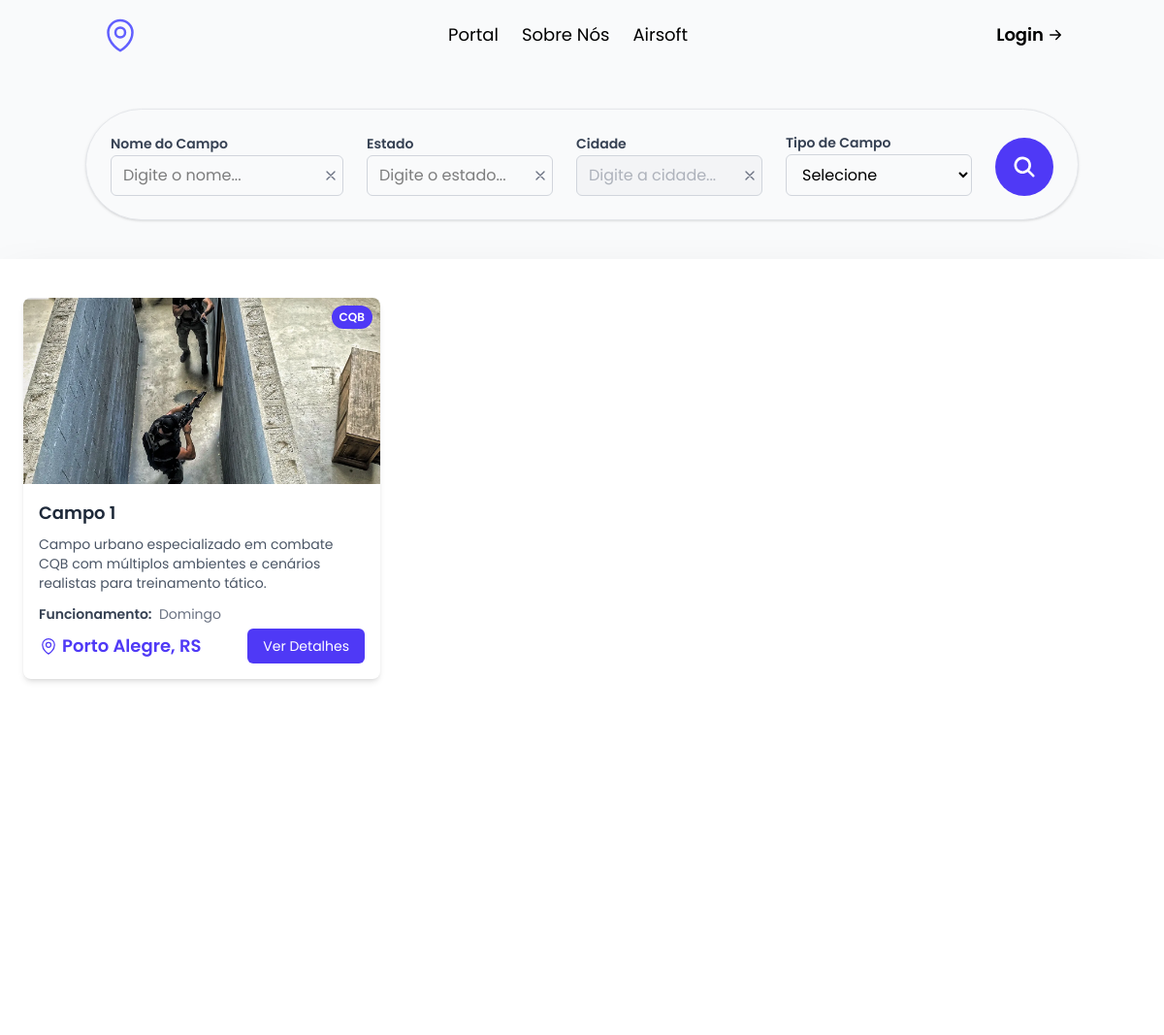
Before: / with the older database file.
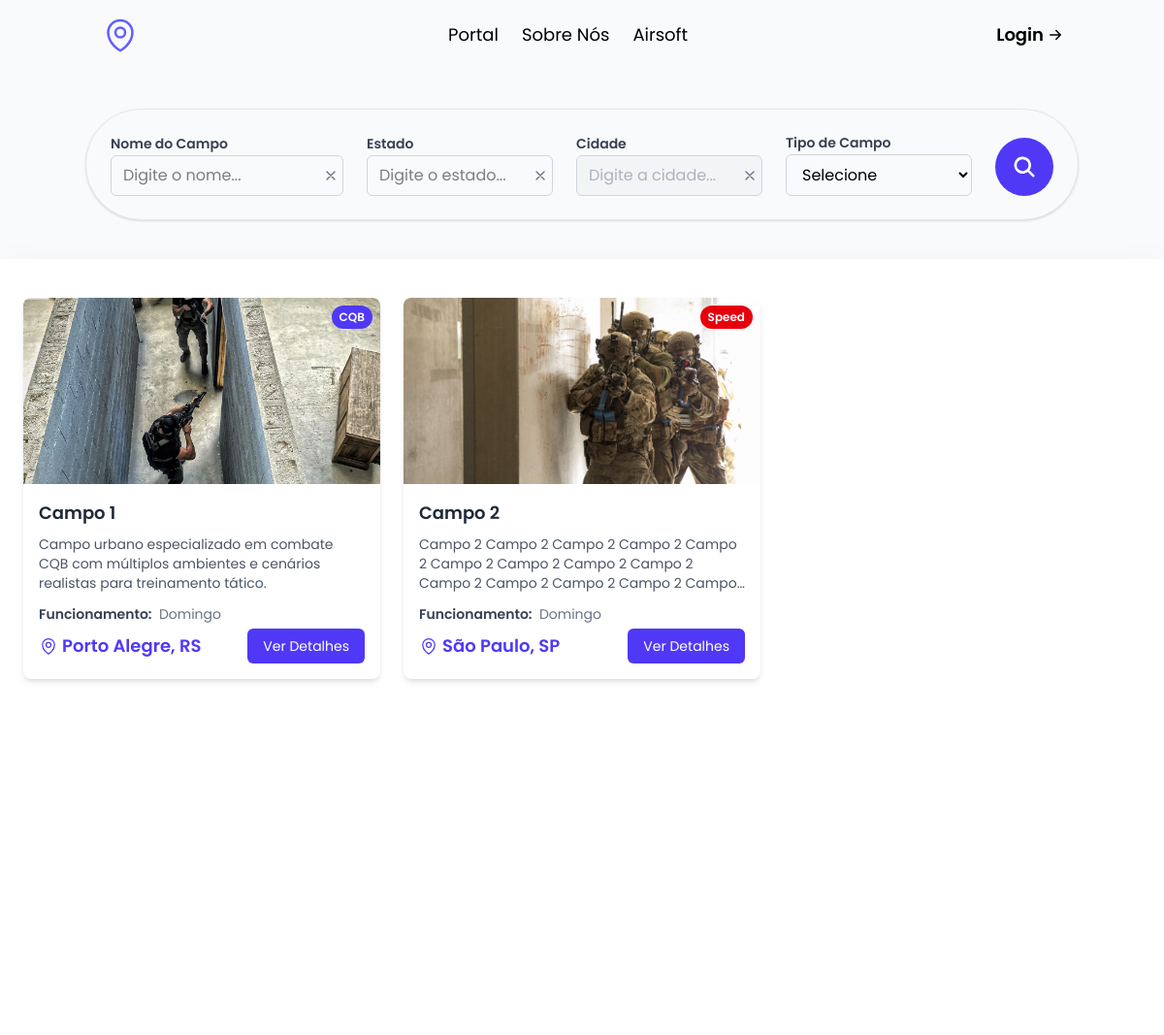
After: the same page with the newer database file.
### fields/models.py (models this page shows, shortened)
class Field(models.Model):
    FIELD_TYPE_CHOICES = [
        ('CQB', 'CQB'),
        ('MATA', 'Mata'),
        ('MISTO', 'Misto'),
        ('SPEED', 'Speed'),
    ]
    field_name = models.CharField(max_length=200, verbose_name="Nome do campo")
    field_type = models.CharField(max_length=10, choices=FIELD_TYPE_CHOICES, verbose_name="Tipo de Campo")
    address = models.TextField(verbose_name="Endereço")
    state = models.CharField(max_length=100, verbose_name="Estado")
    state_abbreviation = models.CharField(max_length=2, verbose_name="Abreviação do Estado")
    city = models.CharField(max_length=100, verbose_name="Cidade")
    phone = models.CharField(validators=[
        MinLengthValidator(15),
        MaxLengthValidator(15)],
        verbose_name="Telefone")
    description = models.TextField(validators=[MinLengthValidator(60)], verbose_name="Descrição")
    operating_hours = models.TextField(verbose_name="Horário de funcionamento")
    visible = models.BooleanField(default=True, verbose_name="Visível")
    organizer = models.ForeignKey(settings.AUTH_USER_MODEL, on_delete=models.CASCADE, verbose_name="Organizador")
    class Meta:
        verbose_name = "Campo"
        verbose_name_plural = "Campos"

class FieldPhoto(models.Model):
    field = models.ForeignKey(Field, on_delete=models.CASCADE, related_name='photos', verbose_name="Campo")
    photo = models.ImageField(upload_to='field_photos/', verbose_name="Foto")
    class Meta:
        verbose_name = "Foto do campo"
        verbose_name_plural = "Fotos dos campos"

### fields/views.py (the view)
# urls.py: path("", views.index, name="index"),
def index(request):
    filter_mapping = {
        'field-name': 'field_name__icontains',
        'field-state': 'state',
        'field-city': 'city',
        'field-type': 'field_type',
    }
    fields = Field.objects.all().filter(visible=True)
    for get_param, model_field in filter_mapping.items():
        query_value = request.GET.get(get_param)
        if query_value:
            filter_args = {model_field: query_value}
            fields = fields.filter(**filter_args)
    return render(request, "fields/index.html", {'fields': fields})

### fields/templates/fields/index.html (shortened to what this page needs)
{% extends "fields/base.html" %}
{% load static %}
{% block content %}
<form method="GET" action="{% url 'index' %}">
  <div class="m-4 md:m-10">
    <div
      class="w-full max-w-5xl mx-auto px-4 md:px-6 py-4 md:py-6 rounded-2xl md:rounded-full bg-gray-50 border border-gray-200 shadow-sm"
    >
      <div
        class="flex flex-col md:flex-row items-stretch md:items-end justify-center gap-4 md:gap-6"
      >
        <div class="flex flex-col w-full md:w-60">
          <label
            for="field-name"
            class="font-semibold text-sm text-gray-700 mb-0.5"
            >Nome do Campo</label
          >
          <div class="relative flex items-center">
            <input
              id="field-name"
              name="field-name"
              type="text"
              class="w-full px-3 py-2 border border-gray-300 rounded-md focus:outline-none focus:ring-2 focus:ring-indigo-500 focus:border-indigo-500"
              placeholder="Digite o nome..."
            />
            <button
              class="clear-filter absolute right-1 text-gray-500 rounded-full p-0.25 hover:cursor-pointer hover:text-gray-700 hover:bg-gray-100"
            >
              <svg
                xmlns="http://www.w3.org/2000/svg"
                fill="none"
                viewBox="0 0 24 24"
                stroke-width="2"
                stroke="currentColor"
                class="size-4"
              >
                <path
                  stroke-linecap="round"
                  stroke-linejoin="round"
                  d="M6 18 18 6M6 6l12 12"
                />
              </svg>
            </button>
          </div>
        </div>
        <div class="flex flex-col w-full md:w-48 relative">
          <label
            for="field-state"
            class="font-semibold text-sm text-gray-700 mb-0.5"
            >Estado</label
          >
          <div class="flex items-center">
            <input
              id="field-state"
              name="field-state"
              type="text"
              class="w-full px-3 py-2 pr-10 border border-gray-300 rounded-md focus:outline-none focus:ring-2 focus:ring-indigo-500 focus:border-indigo-500"
              placeholder="Digite o estado..."
              autocomplete="off"
            />
            <button
              type="button"
              class="clear-filter absolute right-1 text-gray-500 rounded-full p-0.25 hover:cursor-pointer hover:text-gray-700 hover:bg-gray-100"
            >
              <svg
                xmlns="http://www.w3.org/2000/svg"
                fill="none"
                viewBox="0 0 24 24"
                stroke-width="2"
                stroke="currentColor"
                class="size-4"
              >
                <path
                  stroke-linecap="round"
                  stroke-linejoin="round"
                  d="M6 18 18 6M6 6l12 12"
                />
              </svg>
            </button>
          </div>
        </div>
        <div class="flex flex-col w-full md:w-48 relative">
          <label
            for="field-city"
            class="font-semibold text-sm text-gray-700 mb-0.5"
            >Cidade</label
          >
          <div class="flex items-center">
            <input
              disabled
              id="field-city"
              name="field-city"
              type="text"
              class="w-full px-3 py-2 border border-gray-300 rounded-md disabled:bg-gray-100 disabled:text-gray-500 focus:outline-none focus:ring-2 focus:ring-indigo-500 focus:border-indigo-500"
              placeholder="Digite a cidade..."
              autocomplete="off"
            />
            <button
              type="button"
              class="clear-filter absolute right-1 text-gray-500 rounded-full p-0.25 hover:cursor-pointer hover:text-gray-700 hover:bg-gray-100"
            >
              <svg
                xmlns="http://www.w3.org/2000/svg"
                fill="none"
                viewBox="0 0 24 24"
                stroke-width="2"
                stroke="currentColor"
                class="size-4"
              >
                <path
                  stroke-linecap="round"
                  stroke-linejoin="round"
                  d="M6 18 18 6M6 6l12 12"
                />
              </svg>
            </button>
          </div>
        </div>
        <div class="flex flex-col w-full md:w-48">
          <label
            for="field-type"
            class="font-semibold text-sm text-gray-700 mb-0.5"
            >Tipo de Campo</label
          >
          <select
            id="field-type"
            name="field-type"
            class="w-full px-3 py-2 border border-gray-300 rounded-md focus:outline-none focus:ring-2 focus:ring-indigo-500 focus:border-indigo-500"
          >
            <option value="">Selecione</option>
          </select>
        </div>
        <div class="flex flex-col w-full md:w-auto">
          <button
            type="submit"
            class="w-full md:w-15 h-12 md:h-15 bg-indigo-600 text-white rounded-md md:rounded-full hover:bg-indigo-700 focus:outline-none hover:cursor-pointer transition-colors flex items-center justify-center"
          >
            <svg
              xmlns="http://www.w3.org/2000/svg"
              viewBox="0 0 16 16"
              fill="currentColor"
              class="size-5 md:size-7"
            >
              <path
                fill-rule="evenodd"
                d="M9.965 11.026a5 5 0 1 1 1.06-1.06l2.755 2.754a.75.75 0 1 1-1.06 1.06l-2.755-2.754ZM10.5 7a3.5 3.5 0 1 1-7 0 3.5 3.5 0 0 1 7 0Z"
                clip-rule="evenodd"
              />
            </svg>
          </button>
        </div>
      </div>
    </div>
  </div>
</form>
<div class="h-screen bg-white pt-10 shadow-2xl">
  <div
    class="grid grid-cols-1 md:grid-cols-2 lg:grid-cols-3 gap-6 max-w-7xl mx-auto pl-6 pr-6"
  >
    {% if fields %}
      {% for field in fields %}
        <div
          class="bg-white rounded-lg shadow-md hover:shadow-lg transition-shadow duration-300 overflow-hidden"
        >
          <div class="relative">
            <img
              src="{{ field.photos.first.photo.url }}"
              alt="Campo de Airsoft"
              class="w-full h-48 object-cover"
            />
            <div
              class="absolute top-2 right-2 bg-indigo-600 text-white px-2 py-1 rounded-full text-xs font-semibold
              {% if field.field_type == 'MISTO' %}
              bg-yellow-500
              {% elif field.field_type == 'MATA' %}
              bg-green-600
              {% elif field.field_type == 'CQB' %}
              bg-blue-600
              {% elif field.field_type == 'SPEED' %}
              bg-red-600
              {% endif %}"
            >
              {{ field.get_field_type_display }}
            </div>
          </div>
          <div class="p-4">
            <h3 class="font-semibold text-lg text-gray-800 mb-2">{{ field.field_name }}</h3>
            <p class="text-gray-600 text-sm mb-3 line-clamp-3">
              {{ field.description }}
            </p>
            <p class="text-gray-500 text-sm line-clamp-1">
                <span class="font-semibold text-gray-700 mr-1">
                  Funcionamento:
                </span>
                {{ field.operating_hours }}
            </p>
            <div class="flex items-center justify-between mt-1.25">
              <span class="flex flex-row items-center text-indigo-600 font-semibold text-lg">
              {{ field.city }}, {{ field.state_abbreviation }}</span>
              <button
                class="bg-indigo-600 hover:cursor-pointer hover:bg-indigo-700 text-white px-4 py-2 rounded-md text-sm transition-colors"
              >
                Ver Detalhes
              </button>
            </div>
          </div>
        </div>
      {% endfor %}
    {% else %}
      <p class="text-center col-span-3 text-gray-500">Nenhum campo encontrado.</p>
    {% endif %}
{% endblock %}

### fields/templates/fields/base.html (shortened to what this page needs)
{% load static %}
<!DOCTYPE html>
<html lang="pt-br">
  <head>
    <link rel="stylesheet" href="{% static 'css/output.css' %}" />
  </head>
  <body class="font-[Poppins] bg-gray-50">
    <header class="w-full mx-auto bg-transparent text-lg">
      <div class="container mx-auto flex items-center justify-between p-4">
        <div>
          <a href="{% url 'index' %}">
          </a>
        </div>
        <nav class="hidden md:flex space-x-6">
          <a
            href="{% url 'index' %}"
            class="relative after:content-[''] after:absolute after:bottom-0 after:left-0 after:w-full after:h-0.5 after:bg-indigo-400 after:scale-x-0 after:origin-left after:transition-transform after:duration-300 hover:after:scale-x-100"
            >Portal</a
          >
          <a
            href="{% url 'about' %}"
            class="relative after:content-[''] after:absolute after:bottom-0 after:left-0 after:w-full after:h-0.5 after:bg-indigo-400 after:scale-x-0 after:origin-left after:transition-transform after:duration-300 hover:after:scale-x-100"
            >Sobre Nós</a
          >
          <a
            href="{% url 'airsoft' %}"
            class="relative after:content-[''] after:absolute after:bottom-0 after:left-0 after:w-full after:h-0.5 after:bg-indigo-400 after:scale-x-0 after:origin-left after:transition-transform after:duration-300 hover:after:scale-x-100"
            >Airsoft</a
          >
        </nav>
        <div>
          <a
            href="{% url 'signIn' %}"
            class="relative font-semibold flex flex-row items-center gap-1 after:content-[''] after:absolute after:bottom-0 after:left-0 after:w-full after:h-0.5 after:bg-indigo-400 after:scale-x-0 after:origin-left after:transition-transform after:duration-300 hover:after:scale-x-100"
            >Login
            <svg
              xmlns="http://www.w3.org/2000/svg"
              viewBox="0 0 16 16"
              fill="currentColor"
              class="size-4"
            >
              <path
                fill-rule="evenodd"
                d="M2 8a.75.75 0 0 1 .75-.75h8.69L8.22 4.03a.75.75 0 0 1 1.06-1.06l4.5 4.5a.75.75 0 0 1 0 1.06l-4.5 4.5a.75.75 0 0 1-1.06-1.06l3.22-3.22H2.75A.75.75 0 0 1 2 8Z"
                clip-rule="evenodd"
              />
            </svg>
          </a>
        </div>
      </div>
    </header>
    <main class="w-full mx-auto">{% block content %} {% endblock %}</main>
  </body>
</html>

Changed rows visible on the page:
added Field: photos.first.photo (picture), field_type "Speed", field_name "Campo 2", description "Campo 2 Campo 2 Campo 2 Campo 2 Campo 2 Campo 2 Campo 2 Campo 2 Campo 2 Campo 2 Campo 2 Campo 2 Campo 2…", operating_hours "Domingo", city "São Paulo", state_abbreviation "SP"
